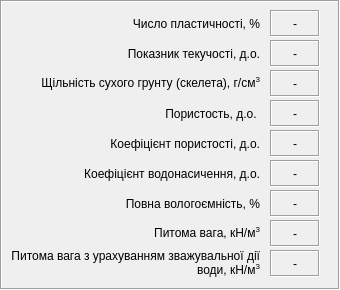
   <widget class="QFrame" name="frame_3">
    <property name="geometry">
     <rect>
      <x>750</x>
      <y>30</y>
      <width>340</width>
      <height>290</height>
     </rect>
    </property>
    <property name="frameShape">
     <enum>QFrame::Box</enum>
    </property>
    <property name="frameShadow">
     <enum>QFrame::Sunken</enum>
    </property>
    <widget class="QLabel" name="label_28">
     <property name="geometry">
      <rect>
       <x>10</x>
       <y>100</y>
       <width>250</width>
       <height>27</height>
      </rect>
     </property>
     <property name="text">
      <string>Пористость, д.о. </string>
     </property>
     <property name="alignment">
      <set>Qt::AlignRight|Qt::AlignTrailing|Qt::AlignVCenter</set>
     </property>
     <property name="wordWrap">
      <bool>true</bool>
     </property>
    </widget>
    <widget class="QLabel" name="label_31">
     <property name="geometry">
      <rect>
       <x>270</x>
       <y>70</y>
       <width>50</width>
       <height>27</height>
      </rect>
     </property>
     <property name="font">
      <font>
       <weight>50</weight>
       <bold>false</bold>
      </font>
     </property>
     <property name="frameShape">
      <enum>QFrame::Box</enum>
     </property>
     <property name="frameShadow">
      <enum>QFrame::Sunken</enum>
     </property>
     <property name="text">
      <string>-</string>
     </property>
     <property name="alignment">
      <set>Qt::AlignCenter</set>
     </property>
     <property name="margin">
      <number>0</number>
     </property>
     <property name="indent">
      <number>-1</number>
     </property>
    </widget>
    <widget class="QLabel" name="label_26">
     <property name="geometry">
      <rect>
       <x>10</x>
       <y>160</y>
       <width>250</width>
       <height>27</height>
      </rect>
     </property>
     <property name="text">
      <string>Коефіцієнт водонасичення, д.о.</string>
     </property>
     <property name="alignment">
      <set>Qt::AlignRight|Qt::AlignTrailing|Qt::AlignVCenter</set>
     </property>
     <property name="wordWrap">
      <bool>true</bool>
     </property>
    </widget>
    <widget class="QLabel" name="label_32">
     <property name="geometry">
      <rect>
       <x>270</x>
       <y>100</y>
       <width>50</width>
       <height>27</height>
      </rect>
     </property>
     <property name="font">
      <font>
       <weight>50</weight>
       <bold>false</bold>
      </font>
     </property>
     <property name="frameShape">
      <enum>QFrame::Box</enum>
     </property>
     <property name="frameShadow">
      <enum>QFrame::Sunken</enum>
     </property>
     <property name="text">
      <string>-</string>
     </property>
     <property name="alignment">
      <set>Qt::AlignCenter</set>
     </property>
     <property name="margin">
      <number>0</number>
     </property>
     <property name="indent">
      <number>-1</number>
     </property>
    </widget>
    <widget class="QLabel" name="label_23">
     <property name="geometry">
      <rect>
       <x>10</x>
       <y>130</y>
       <width>250</width>
       <height>27</height>
      </rect>
     </property>
     <property name="text">
      <string>Коефіцієнт пористості, д.о.</string>
     </property>
     <property name="alignment">
      <set>Qt::AlignRight|Qt::AlignTrailing|Qt::AlignVCenter</set>
     </property>
     <property name="wordWrap">
      <bool>true</bool>
     </property>
    </widget>
    <widget class="QLabel" name="label_29">
     <property name="geometry">
      <rect>
       <x>270</x>
       <y>10</y>
       <width>50</width>
       <height>27</height>
      </rect>
     </property>
     <property name="font">
      <font>
       <weight>50</weight>
       <bold>false</bold>
      </font>
     </property>
     <property name="frameShape">
      <enum>QFrame::Box</enum>
     </property>
     <property name="frameShadow">
      <enum>QFrame::Sunken</enum>
     </property>
     <property name="text">
      <string>-</string>
     </property>
     <property name="alignment">
      <set>Qt::AlignCenter</set>
     </property>
     <property name="margin">
      <number>0</number>
     </property>
     <property name="indent">
      <number>-1</number>
     </property>
    </widget>
    <widget class="QLabel" name="label_30">
     <property name="geometry">
      <rect>
       <x>270</x>
       <y>40</y>
       <width>50</width>
       <height>27</height>
      </rect>
     </property>
     <property name="font">
      <font>
       <weight>50</weight>
       <bold>false</bold>
      </font>
     </property>
     <property name="frameShape">
      <enum>QFrame::Box</enum>
     </property>
     <property name="frameShadow">
      <enum>QFrame::Sunken</enum>
     </property>
     <property name="text">
      <string>-</string>
     </property>
     <property name="alignment">
      <set>Qt::AlignCenter</set>
     </property>
     <property name="margin">
      <number>0</number>
     </property>
     <property name="indent">
      <number>-1</number>
     </property>
    </widget>
    <widget class="QLabel" name="label_34">
     <property name="geometry">
      <rect>
       <x>270</x>
       <y>160</y>
       <width>50</width>
       <height>27</height>
      </rect>
     </property>
     <property name="font">
      <font>
       <weight>50</weight>
       <bold>false</bold>
      </font>
     </property>
     <property name="frameShape">
      <enum>QFrame::Box</enum>
     </property>
     <property name="frameShadow">
      <enum>QFrame::Sunken</enum>
     </property>
     <property name="text">
      <string>-</string>
     </property>
     <property name="alignment">
      <set>Qt::AlignCenter</set>
     </property>
     <property name="margin">
      <number>0</number>
     </property>
     <property name="indent">
      <number>-1</number>
     </property>
    </widget>
    <widget class="QLabel" name="label_24">
     <property name="geometry">
      <rect>
       <x>10</x>
       <y>10</y>
       <width>250</width>
       <height>27</height>
      </rect>
     </property>
     <property name="text">
      <string>Число пластичностi, %</string>
     </property>
     <property name="alignment">
      <set>Qt::AlignRight|Qt::AlignTrailing|Qt::AlignVCenter</set>
     </property>
     <property name="wordWrap">
      <bool>true</bool>
     </property>
    </widget>
    <widget class="QLabel" name="label_27">
     <property name="geometry">
      <rect>
       <x>10</x>
       <y>70</y>
       <width>250</width>
       <height>27</height>
      </rect>
     </property>
     <property name="text">
      <string>&lt;html&gt;&lt;head/&gt;&lt;body&gt;&lt;p&gt;Щiльнiсть сухого грунту (скелета), г/см&lt;span style=&quot; vertical-align:super;&quot;&gt;3&lt;/span&gt;&lt;/p&gt;&lt;/body&gt;&lt;/html&gt;</string>
     </property>
     <property name="alignment">
      <set>Qt::AlignRight|Qt::AlignTrailing|Qt::AlignVCenter</set>
     </property>
     <property name="wordWrap">
      <bool>true</bool>
     </property>
    </widget>
    <widget class="QLabel" name="label_33">
     <property name="geometry">
      <rect>
       <x>270</x>
       <y>130</y>
       <width>50</width>
       <height>27</height>
      </rect>
     </property>
     <property name="font">
      <font>
       <weight>50</weight>
       <bold>false</bold>
      </font>
     </property>
     <property name="frameShape">
      <enum>QFrame::Box</enum>
     </property>
     <property name="frameShadow">
      <enum>QFrame::Sunken</enum>
     </property>
     <property name="text">
      <string>-</string>
     </property>
     <property name="alignment">
      <set>Qt::AlignCenter</set>
     </property>
     <property name="margin">
      <number>0</number>
     </property>
     <property name="indent">
      <number>-1</number>
     </property>
    </widget>
    <widget class="QLabel" name="label_25">
     <property name="geometry">
      <rect>
       <x>10</x>
       <y>40</y>
       <width>250</width>
       <height>27</height>
      </rect>
     </property>
     <property name="text">
      <string>Показник текучостi, д.о.</string>
     </property>
     <property name="alignment">
      <set>Qt::AlignRight|Qt::AlignTrailing|Qt::AlignVCenter</set>
     </property>
     <property name="wordWrap">
      <bool>true</bool>
     </property>
    </widget>
    <widget class="QLabel" name="label_37">
     <property name="geometry">
      <rect>
       <x>270</x>
       <y>220</y>
       <width>50</width>
       <height>27</height>
      </rect>
     </property>
     <property name="font">
      <font>
       <weight>50</weight>
       <bold>false</bold>
      </font>
     </property>
     <property name="frameShape">
      <enum>QFrame::Box</enum>
     </property>
     <property name="frameShadow">
      <enum>QFrame::Sunken</enum>
     </property>
     <property name="text">
      <string>-</string>
     </property>
     <property name="alignment">
      <set>Qt::AlignCenter</set>
     </property>
     <property name="margin">
      <number>0</number>
     </property>
     <property name="indent">
      <number>-1</number>
     </property>
    </widget>
    <widget class="QLabel" name="label_38">
     <property name="geometry">
      <rect>
       <x>270</x>
       <y>190</y>
       <width>50</width>
       <height>27</height>
      </rect>
     </property>
     <property name="font">
      <font>
       <weight>50</weight>
       <bold>false</bold>
      </font>
     </property>
     <property name="frameShape">
      <enum>QFrame::Box</enum>
     </property>
     <property name="frameShadow">
      <enum>QFrame::Sunken</enum>
     </property>
     <property name="text">
      <string>-</string>
     </property>
     <property name="alignment">
      <set>Qt::AlignCenter</set>
     </property>
     <property name="margin">
      <number>0</number>
     </property>
     <property name="indent">
      <number>-1</number>
     </property>
    </widget>
    <widget class="QLabel" name="label_41">
     <property name="geometry">
      <rect>
       <x>270</x>
       <y>250</y>
       <width>50</width>
       <height>27</height>
      </rect>
     </property>
     <property name="font">
      <font>
       <weight>50</weight>
       <bold>false</bold>
      </font>
     </property>
     <property name="frameShape">
      <enum>QFrame::Box</enum>
     </property>
     <property name="frameShadow">
      <enum>QFrame::Sunken</enum>
     </property>
     <property name="text">
      <string>-</string>
     </property>
     <property name="alignment">
      <set>Qt::AlignCenter</set>
     </property>
     <property name="margin">
      <number>0</number>
     </property>
     <property name="indent">
      <number>-1</number>
     </property>
    </widget>
    <widget class="QLabel" name="label_43">
     <property name="geometry">
      <rect>
       <x>10</x>
       <y>190</y>
       <width>250</width>
       <height>27</height>
      </rect>
     </property>
     <property name="text">
      <string>Повна вологоємність, %</string>
     </property>
     <property name="alignment">
      <set>Qt::AlignRight|Qt::AlignTrailing|Qt::AlignVCenter</set>
     </property>
     <property name="wordWrap">
      <bool>true</bool>
     </property>
    </widget>
    <widget class="QLabel" name="label_44">
     <property name="geometry">
      <rect>
       <x>10</x>
       <y>220</y>
       <width>250</width>
       <height>27</height>
      </rect>
     </property>
     <property name="text">
      <string>&lt;html&gt;&lt;head/&gt;&lt;body&gt;&lt;p&gt;Питома вага, кН/м&lt;span style=&quot; vertical-align:super;&quot;&gt;3&lt;/span&gt;&lt;/p&gt;&lt;/body&gt;&lt;/html&gt;</string>
     </property>
     <property name="alignment">
      <set>Qt::AlignRight|Qt::AlignTrailing|Qt::AlignVCenter</set>
     </property>
     <property name="wordWrap">
      <bool>true</bool>
     </property>
    </widget>
    <widget class="QLabel" name="label_46">
     <property name="geometry">
      <rect>
       <x>10</x>
       <y>247</y>
       <width>250</width>
       <height>32</height>
      </rect>
     </property>
     <property name="text">
      <string>&lt;html&gt;&lt;head/&gt;&lt;body&gt;&lt;p&gt;        Питома вага з урахуванням зважувальної дії води, кН/м&lt;span style=&quot; vertical-align:super;&quot;&gt;3&lt;/span&gt;&lt;/p&gt;&lt;/body&gt;&lt;/html&gt;</string>
     </property>
     <property name="alignment">
      <set>Qt::AlignRight|Qt::AlignTrailing|Qt::AlignVCenter</set>
     </property>
     <property name="wordWrap">
      <bool>true</bool>
     </property>
    </widget>
   </widget>
